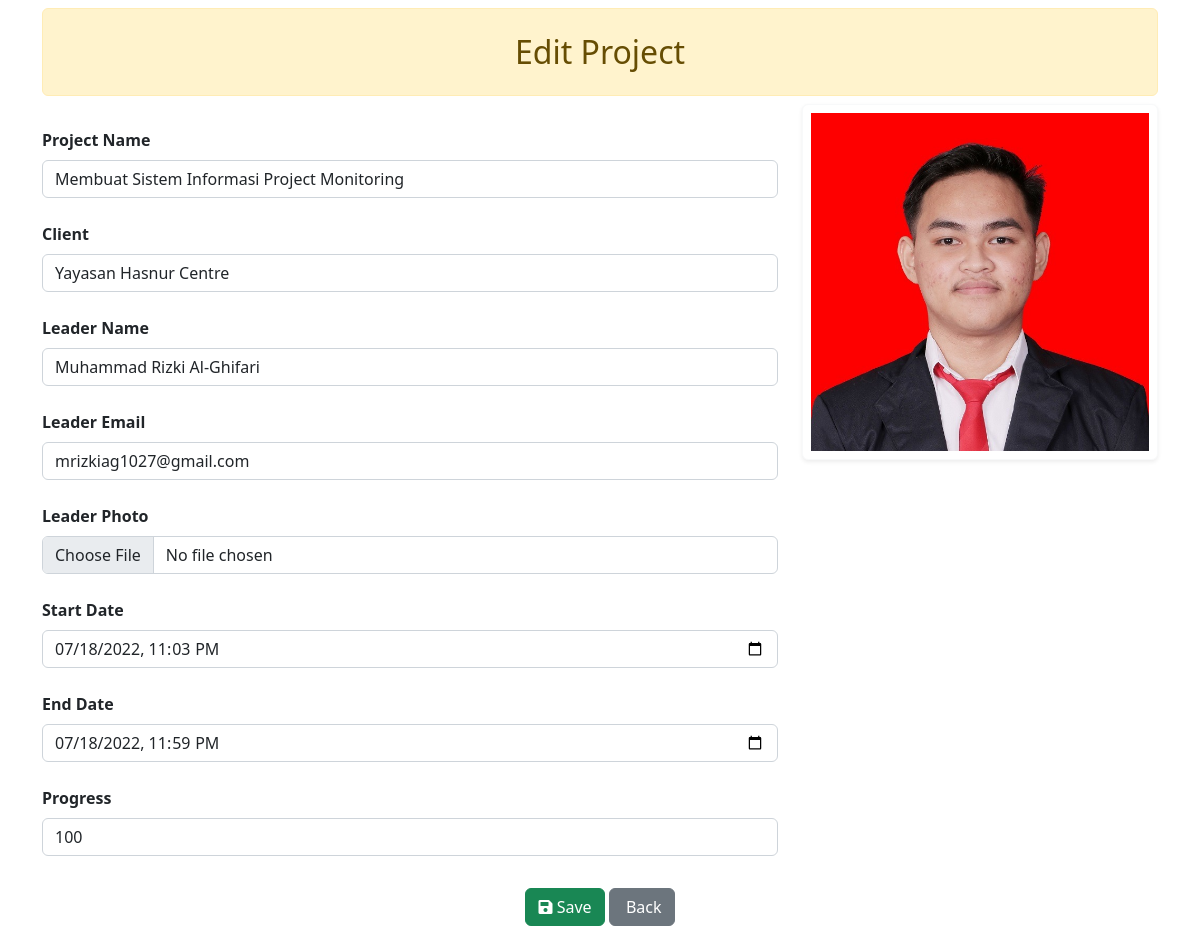
Screenshot of /edit_project.php?id=5 with the database file from the repository.
### tables this page shows
CREATE TABLE `project_monitoring` (
  `id` int(11) NOT NULL,
  `project_name` varchar(255) NOT NULL,
  `client` varchar(100) NOT NULL,
  `leader` varchar(100) NOT NULL,
  `leader_email` varchar(100) NOT NULL,
  `leader_photo` varchar(255) NOT NULL,
  `start_date` datetime NOT NULL,
  `end_date` datetime NOT NULL,
  `progress` int(3) NOT NULL
);

### functions.php (called while the page is built, shortened)
<?php
$host = 'localhost';
$username = 'root';
$password = '';
$nama_db = 'db_project';
$koneksi_db = mysqli_connect($host, $username, $password, $nama_db);
function query($query)
{
    global $koneksi_db;
    $hasil = mysqli_query($koneksi_db, $query);
    $rows = [];
    while ($row = mysqli_fetch_assoc($hasil)) {
        $rows[] = $row;
    }
    return $rows;
}

### edit_project.php (the view, shortened to what this page needs)
<?php
include 'functions.php';
$id = $_GET['id'];
$projects = query("SELECT project_monitoring.* FROM project_monitoring WHERE project_monitoring.id = '$id'")[0];
?>
<!doctype html>
<html lang="id">
<head>
    <link href="https://cdn.jsdelivr.net/npm/bootstrap@5.2.0-beta1/dist/css/bootstrap.min.css" rel="stylesheet">
    <link rel="stylesheet" href="https://pro.fontawesome.com/releases/v5.10.0/css/all.css" />
</head>
<body>
    <div class="container">
        <div class="row">
            <div class="col-md-12">
                <h1 class="alert alert-warning text-center p-4 fs-2 my-2">Edit Project</h1>
            </div>
        </div>
        <form action="" method="POST" enctype="multipart/form-data">
            <div class="row">
                <div class="col-md-8">
                    <div class="form-group my-4">
                        <label class="control-label fw-bold mb-2" for="project_name">Project Name</label>
                        <input class="form-control" type="text" name="project_name" id="project_name" placeholder="Insert Project Name" required value="<?= $projects['project_name'] ?>">
                    </div>
                    <div class="form-group my-4">
                        <label class="control-label fw-bold mb-2" for="client">Client</label>
                        <input class="form-control" type="text" name="client" id="client" placeholder="Insert Client Name" required value="<?= $projects['client'] ?>">
                    </div>
                    <div class="form-group my-4">
                        <label class="control-label fw-bold mb-2" for="leader">Leader Name</label>
                        <input class="form-control" type="text" name="leader" id="leader" placeholder="Insert Leader Name" required value="<?= $projects['leader'] ?>">
                    </div>
                    <div class="form-group my-4">
                        <label class="control-label fw-bold mb-2" for="leader_email">Leader Email</label>
                        <input class="form-control" type="email" name="leader_email" id="leader_email" placeholder="Insert Leader Email" required value="<?= $projects['leader_email'] ?>">
                    </div>
                    <div class="form-group my-4">
                        <label class="control-label fw-bold mb-2" for="leader_photo">Leader Photo</label>
                        <input type="file" class="form-control" id="leader_photo" name="leader_photo">
                    </div>
                    <div class="form-group my-4">
                        <label class="control-label fw-bold mb-2" for="start_date">Start Date</label>
                        <input class="form-control" type="datetime-local" name="start_date" id="start_date" required value="<?= $projects['start_date'] ?>">
                    </div>
                    <div class="form-group my-4">
                        <label class="control-label fw-bold mb-2" for="end_date">End Date</label>
                        <input class="form-control" type="datetime-local" name="end_date" id="end_date" required value="<?= $projects['end_date'] ?>">
                    </div>
                    <div class="form-group my-4">
                        <label class="control-label fw-bold mb-2" for="progress">Progress</label>
                        <input class="form-control" type="number" name="progress" id="progress" placeholder="Scale 1-100" required value="<?= $projects['progress'] ?>">
                    </div>
                </div>
                <div class="col-md-4">
                    <div class="rounded p-2 shadow-sm bg-white border border-light">
                        <img class="img-fluid img-responsive " src="assets/img/<?= $projects['leader_photo'] ?>" alt="">
                    </div>
                </div>
            </div>
            <div class="row mt-2">
                <div class="col-md-12 text-center">
                    <div class="form-group">
                        <button class="btn btn-success" type="submit" name="submit">
                            <i class="fas fa-save"></i> Save
                        </button>
                        <a href="index.php" class="btn btn-secondary" onclick="return(confirm('Are you sure you want to discard the changes?'))">
                            <i class="fas fa-arrow-alt-left"></i> Back
                        </a>
                    </div>
                </div>
            </div>
        </form>
    </div>
</body>
</html>

### rows the page displays
project_monitoring: project_name "Membuat Sistem Informasi Project Monitoring", client "Yayasan Hasnur Centre", leader "Muhammad Rizki Al-Ghifari", leader_email "mrizkiag1027@gmail.com", start_date "07/18/2022 23:03", end_date "07/18/2022 23:59", progress "100", leader_photo (picture)
